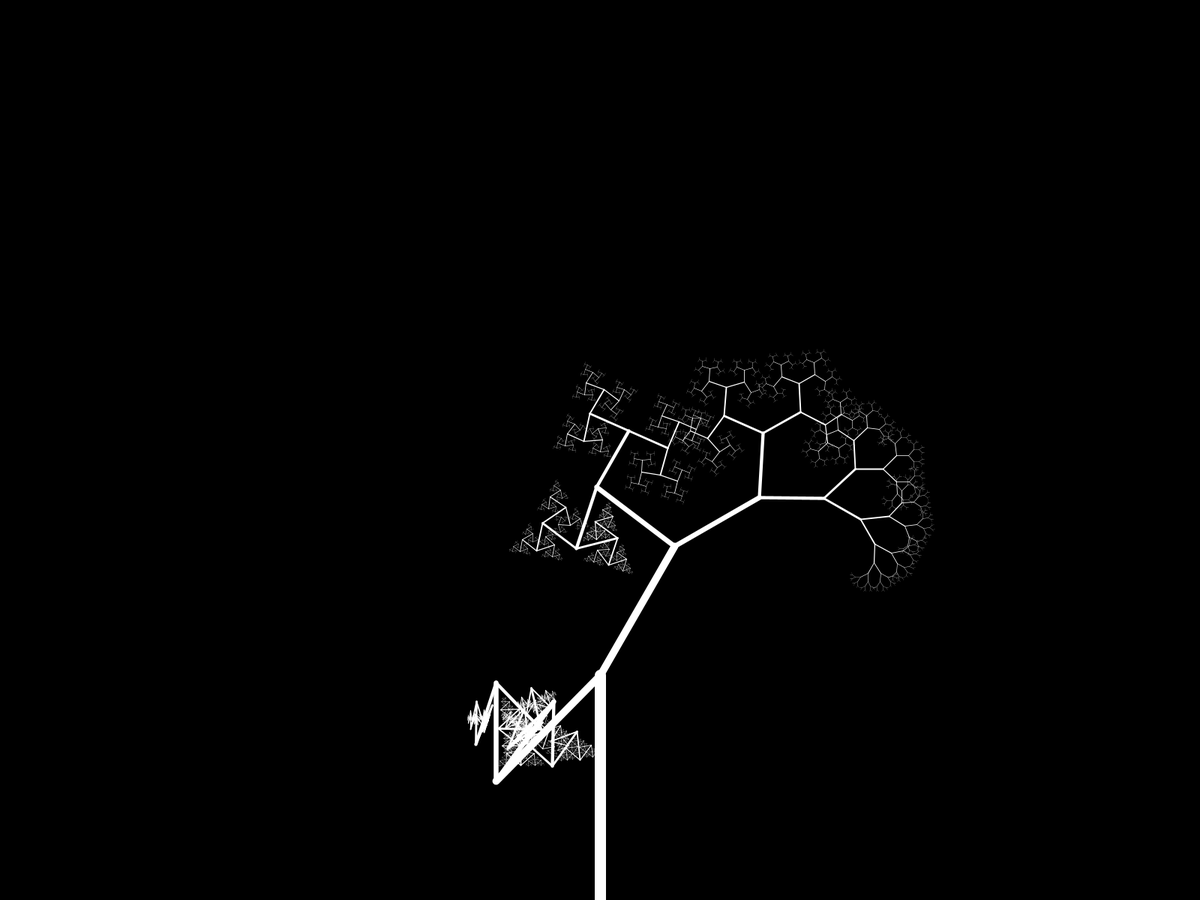
Frame 1 (no input)
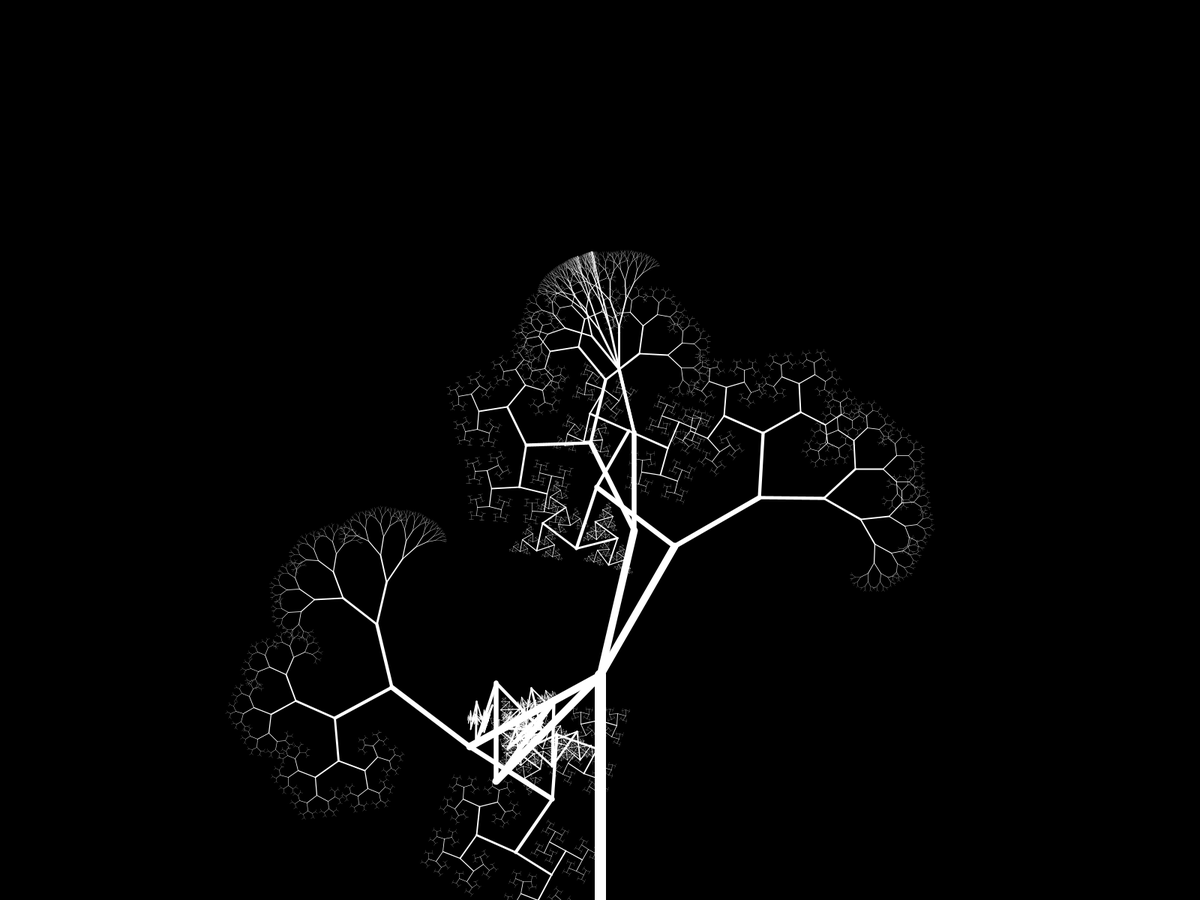
Frame 2 (the mouse pressed at the canvas centre, redrawn once)

The Processing sketch that drew these frames (run headless with seeded random() and noise(); the mouse was pressed at the canvas centre and the sketch redrawn once):

// Processing sketch: D_fork
// ── D_fork.pde
float angle = PI/6;
float time = 0;
float cor = 90;

void setup() {
  fullScreen();
  background(0);
  stroke(255);
  noLoop();
}

void draw() {
  translate(width/2, height);
  branch(300);
}

void branch(float len) {
  time += 0.00001;
  strokeWeight(len/20);
  line(0, 0, 0, -len);
  translate(0, -len);
  // Si seguimos la regla del conjunto de Cantor, el tamaño de las nuevas iteraciones es igual a 2/3 = 0.66
  len *= 0.66;
  // La función se llamará recursivamente mientras la longitud de la rama sea mayor a 3
  // Esta validación podría cambiarse por un número máximo de iteraciones
  if (len > 3) {
    drawBranch(angle + (time * cor), len);
    drawBranch(-angle - (time * cor), len);
  }
}

void drawBranch(float angle, float len) {
  // Guardar estado de transformación de la rama. (Rotación, traslación)
  pushMatrix();
  rotate(angle);
  branch(len);
  popMatrix();
}
